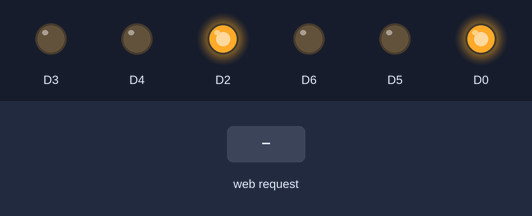
Bench run of a sketch on a simulated ESP8266 (NodeMCU). Shown: output pins drawn as LEDs (lit = HIGH). The test bench sets the inputs (shaded band). What the sketch prints to the serial monitor is not drawn.

Above: at 1.2 s.
1.3 s: HTTP request GET /forward received
At 1.7 s:
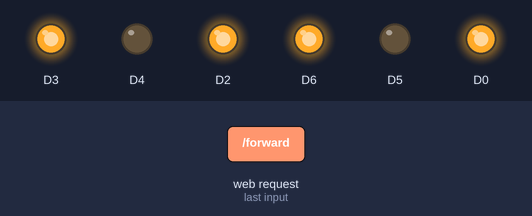
2.8 s: HTTP request GET /backward received
At 4.0 s:
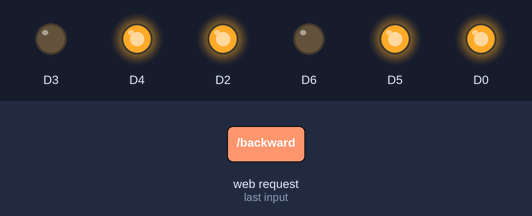
4.3 s: HTTP request GET /left received
At 5.1 s:
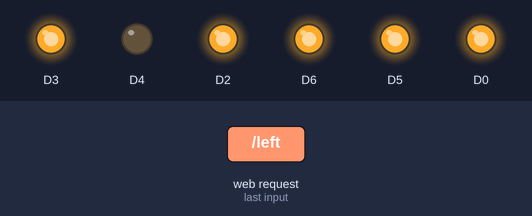
5.8 s: HTTP request GET /right received
At 6.3 s:
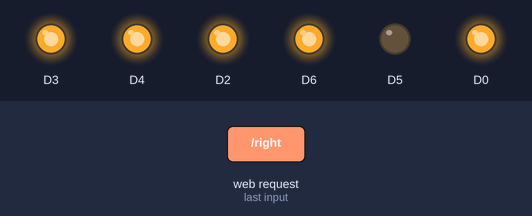
7.3 s: HTTP request GET /stop received
At 8.5 s:
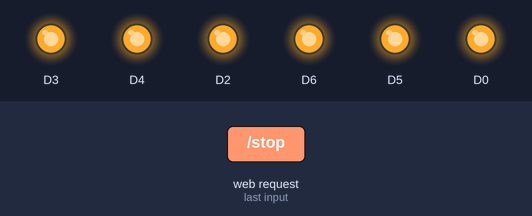
8.8 s: HTTP request GET /pwm1 received
At 9.8 s:
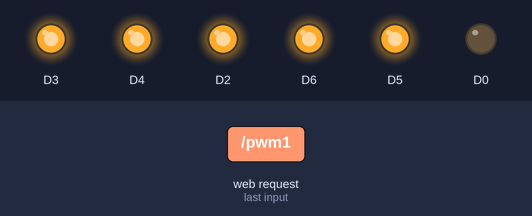
Timing chart, 0 to 11.3 s (numbered marks = the images above; inputs shaded):
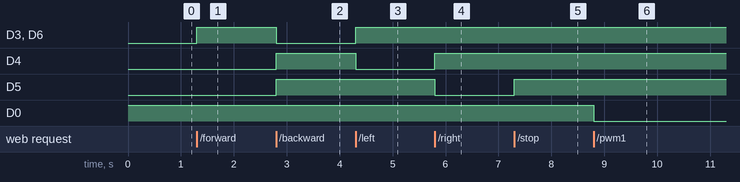

Measured:
- after the input at 1.3 s, D3, D6: LOW → HIGH at once
- after the input at 2.8 s, D3, D6: HIGH → LOW at once; D4, D5: LOW → HIGH at once
- after the input at 4.3 s, D3, D6: LOW → HIGH at once; D4: HIGH → LOW at once
- after the input at 5.8 s, D4: LOW → HIGH at once; D5: HIGH → LOW at once
- after the input at 7.3 s, D5: LOW → HIGH at once
- after the input at 8.8 s, D0: HIGH → LOW at once

The sketch:

esp8266_car.ino
```cpp
#include <ESP8266WiFi.h>
#include <ESP8266WebServer.h>


int FORWARD = 0;
int BACKWARD = 1;
int LEFT = 2;
int RIGHT = 3;
int STOP = 4;
int PIN_DEF[][4] = {
  {HIGH, LOW, LOW, HIGH},
  {LOW, HIGH, HIGH, LOW},
  {HIGH, LOW, HIGH, HIGH},
  {HIGH, HIGH, LOW, HIGH},
  {HIGH, HIGH, HIGH, HIGH},
};
int* PIN = new int[4] { D3, D4, D5, D6 };
int* PWM_PIN = new int[2] { D0, D2 };
String WEBPAGE =
  "<h1>ESP8266 CAR</h1>"
  "<a href=\"/forward\"><button>FORWARD</button></a>"
  "<a href=\"/backward\"><button>BACKWARD</button></a>"
  "<a href=\"/left\"><button>LEFT</button></a>"
  "<a href=\"/right\"><button>RIGHT</button></a>"
  "<a href=\"/stop\"><button>STOP</button></a>";

ESP8266WebServer server(80);

void setup() {
  initHardware();
  setupWiFi();
  setupWebServer();
}

void setupWebServer() {
  server.on("/", []() {
    server.send(200, "text/html", WEBPAGE);
  });
  server.on("/forward", []() { process(FORWARD); });
  server.on("/backward", []() { process(BACKWARD); });
  server.on("/left", []() { process(LEFT); });
  server.on("/right", []() { process(RIGHT); });
  server.on("/stop", []() { process(STOP); });
  server.on("/pwm1", []() {
    int pwm=server.arg("pwm").toInt();
    analogWrite(PWM_PIN[0], pwm);
    server.send(200, "text/html", WEBPAGE);
  });
  server.on("pwm2", []() {
    int pwm=server.arg("pwm").toInt();
    analogWrite(PWM_PIN[1], pwm);
    server.send(200, "text/html", WEBPAGE);
  });
  server.begin();
  Serial.println("HTTP server started");
}

void initHardware() {
  Serial.begin(115200);
  for (int i = 0; i < 4; i++)
    pinMode(PIN[i], OUTPUT);
  for (int i = 0; i < 2; i++)
    pinMode(PWM_PIN[i], OUTPUT);
  analogWrite(PWM_PIN[0], 1023);
  analogWrite(PWM_PIN[1], 1023);
}

void setupWiFi() {
  WiFi.mode(WIFI_AP);
  WiFi.softAP("NodeMCU_Car", "nodemcucar");
  IPAddress ip = WiFi.softAPIP();
  Serial.print("Server IP is: ");
  Serial.println(ip);
}

void loop() {
  server.handleClient();
}

void process(int cmd) {
  for (int i = 0; i < 4; i++)
    digitalWrite(PIN[i], PIN_DEF[cmd][i]);
  server.send(200, "text/html", WEBPAGE);
}
```
